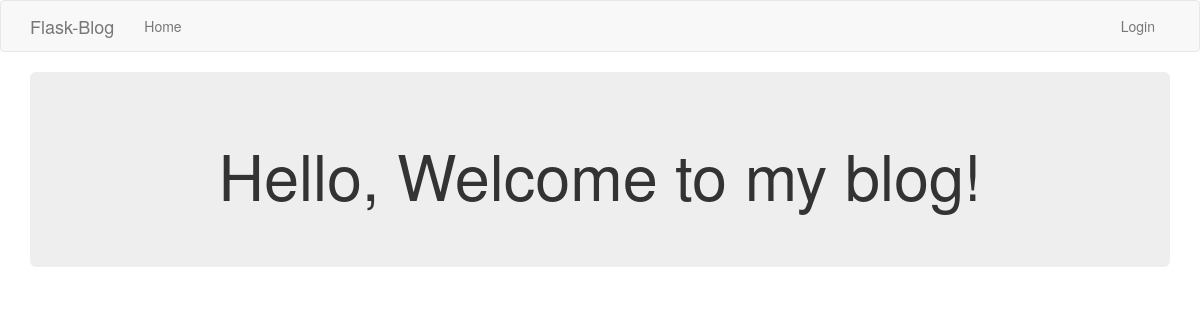
The app's page /index, older data.
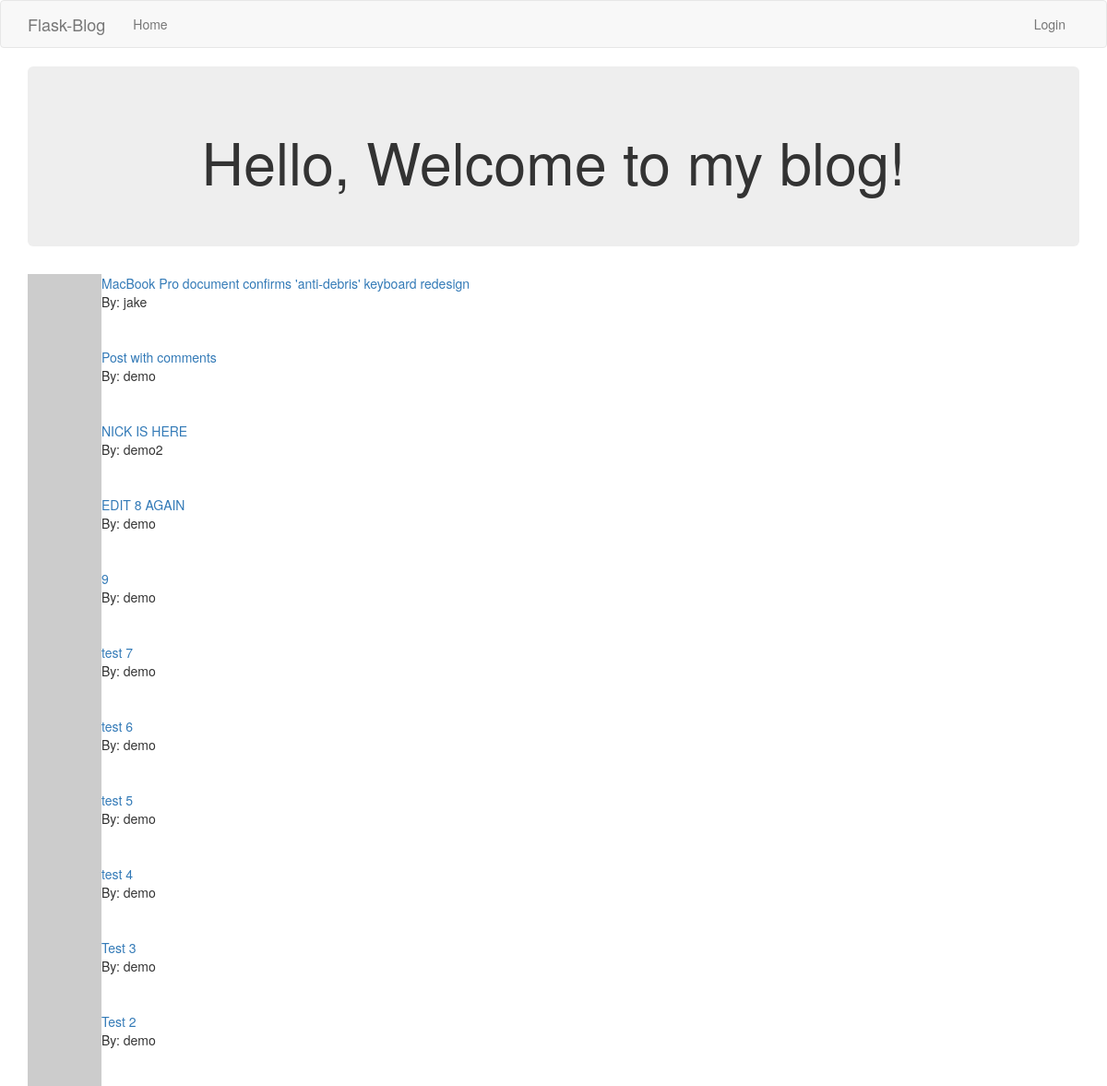
The same page, newer data.
### app/models.py (models this page shows, shortened)
class Post(db.Model):  # Table to hold the blog posts written by users
    id = db.Column(db.Integer, primary_key=True)
    title = db.Column(db.String(140))
    subtitle = db.Column(db.String(140))
    body = db.Column(db.String(1500))
    timestamp = db.Column(db.DateTime, index=True, default=datetime.utcnow)
    user_id = db.Column(db.Integer, db.ForeignKey('user.id'))

class User(UserMixin, db.Model):  # Table to hold the user data
    id = db.Column(db.Integer, primary_key=True)
    username = db.Column(db.String(64), index=True, unique=True)
    email = db.Column(db.String(120), index=True, unique=True)
    password_hash = db.Column(db.String(128))
    posts = db.relationship('Post', backref='author', lazy='dynamic')
    about_me = db.Column(db.String(140))
    last_seen = db.Column(db.DateTime, default=datetime.utcnow)
    def avatar(self, size):
        digest = md5(self.email.lower().encode('utf-8')).hexdigest()
        return 'https://www.gravatar.com/avatar/{}?d=identicon&s={}'.format(digest, size)

### app/routes.py (the view)
@app.route('/')
@app.route('/index')
def index():
    posts = Post.query.order_by(Post.timestamp.desc()).limit(15).all()
    return render_template('index.html', title='Home Page', posts=posts)

### app/routes.py (called while the page is built)
@app.before_request  # Function is executed before the view function
def before_request():
    if current_user.is_authenticated:
        current_user.last_seen = datetime.utcnow()  # update the last_seen variable
        db.session.commit()

### app/templates/index.html
{% extends "base.html" %}
{% block app_content %}
<div class="jumbotron text-center">
    <h1 class="display-4">
    {% if current_user.is_anonymous %}
    Hello, Welcome to my blog!
    {% else %}
    Hello {{ current_user.username }}, Welcome back to my blog!
    {% endif %}
</h1>
</div>
{% for post in posts %}
{% include "_post.html" %}
{% endfor %}
{% endblock %}

### app/templates/_post.html (shortened to what this page needs)
<table>
    <tr valign="top">
        <td><img src="{{ post.author.avatar(64) }}"></td>
        <td>
            <a href="{{ url_for('post', post_id=post.id) }}">{{ post.title }}</a><br>
            By: {{ post.author.username }} <br>
        </td>
    </tr>
</table>

Row changes from the older to the newer data that the page shows:
added Post: title "MacBook Pro document confirms 'anti-debris' keyboard redesign", author.username "jake"
added Post: title "Post with comments", author.username "demo"
added Post: title "NICK IS HERE", author.username "demo2"
added Post: title "EDIT 8 AGAIN", author.username "demo"
added Post: title "9", author.username "demo"
added Post: title "test 7", author.username "demo"
added Post: title "test 6", author.username "demo"
added Post: title "test 5", author.username "demo"
added Post: title "test 4", author.username "demo"
added Post: title "Test 3", author.username "demo"
added Post: title "Test 2", author.username "demo"
